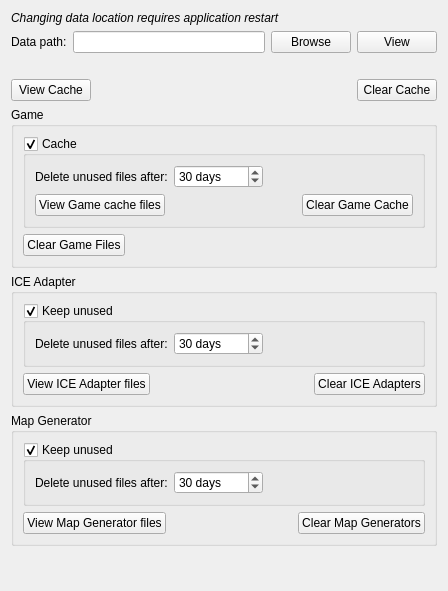
          <widget class="QWidget" name="scrollAreaWidgetContents_4">
           <property name="geometry">
            <rect>
             <x>0</x>
             <y>0</y>
             <width>448</width>
             <height>591</height>
            </rect>
           </property>
           <layout class="QVBoxLayout" name="verticalLayout_20">
            <item>
             <widget class="QLabel" name="label_27">
              <property name="font">
               <font>
                <italic>true</italic>
               </font>
              </property>
              <property name="text">
               <string>Changing data location requires application restart</string>
              </property>
             </widget>
            </item>
            <item>
             <layout class="QHBoxLayout" name="horizontalLayout_17">
              <item>
               <widget class="QLabel" name="label_28">
                <property name="text">
                 <string>Data path:</string>
                </property>
               </widget>
              </item>
              <item>
               <widget class="QLineEdit" name="editDataPath"/>
              </item>
              <item>
               <widget class="QPushButton" name="buttonBrowseDataPath">
                <property name="text">
                 <string>Browse</string>
                </property>
               </widget>
              </item>
              <item>
               <widget class="QPushButton" name="buttonViewDataPath">
                <property name="text">
                 <string>View</string>
                </property>
               </widget>
              </item>
             </layout>
            </item>
            <item>
             <spacer name="horizontalSpacer_21">
              <property name="orientation">
               <enum>Qt::Orientation::Horizontal</enum>
              </property>
              <property name="sizeHint" stdset="0">
               <size>
                <width>40</width>
                <height>20</height>
               </size>
              </property>
             </spacer>
            </item>
            <item>
             <layout class="QHBoxLayout" name="horizontalLayout_16">
              <item>
               <widget class="QPushButton" name="buttonViewCache">
                <property name="text">
                 <string>View Cache</string>
                </property>
               </widget>
              </item>
              <item>
               <spacer name="horizontalSpacer_20">
                <property name="orientation">
                 <enum>Qt::Orientation::Horizontal</enum>
                </property>
                <property name="sizeHint" stdset="0">
                 <size>
                  <width>40</width>
                  <height>20</height>
                 </size>
                </property>
               </spacer>
              </item>
              <item>
               <widget class="QPushButton" name="buttonClearCache">
                <property name="text">
                 <string>Clear Cache</string>
                </property>
               </widget>
              </item>
             </layout>
            </item>
            <item>
             <widget class="QGroupBox" name="groupBox_4">
              <property name="title">
               <string>Game</string>
              </property>
              <layout class="QVBoxLayout" name="verticalLayout_32">
               <item>
                <widget class="QGroupBox" name="gameCacheBox">
                 <property name="title">
                  <string>Cache</string>
                 </property>
                 <property name="checkable">
                  <bool>true</bool>
                 </property>
                 <layout class="QVBoxLayout" name="verticalLayout_21">
                  <item>
                   <layout class="QHBoxLayout" name="gameCache">
                    <item>
                     <widget class="QLabel" name="label_10">
                      <property name="text">
                       <string>Delete unused files after:</string>
                      </property>
                     </widget>
                    </item>
                    <item>
                     <widget class="QSpinBox" name="spinGameCacheAge">
                      <property name="suffix">
                       <string> days</string>
                      </property>
                      <property name="minimum">
                       <number>1</number>
                      </property>
                      <property name="maximum">
                       <number>99999</number>
                      </property>
                      <property name="value">
                       <number>30</number>
                      </property>
                     </widget>
                    </item>
                    <item>
                     <spacer name="horizontalSpacer_4">
                      <property name="orientation">
                       <enum>Qt::Orientation::Horizontal</enum>
                      </property>
                      <property name="sizeHint" stdset="0">
                       <size>
                        <width>40</width>
                        <height>20</height>
                       </size>
                      </property>
                     </spacer>
                    </item>
                   </layout>
                  </item>
                  <item>
                   <layout class="QHBoxLayout" name="horizontalLayout_2">
                    <item>
                     <widget class="QPushButton" name="buttonViewGameCache">
                      <property name="text">
                       <string>View Game cache files</string>
                      </property>
                     </widget>
                    </item>
                    <item>
                     <spacer name="horizontalSpacer_13">
                      <property name="orientation">
                       <enum>Qt::Orientation::Horizontal</enum>
                      </property>
                      <property name="sizeHint" stdset="0">
                       <size>
                        <width>40</width>
                        <height>20</height>
                       </size>
                      </property>
                     </spacer>
                    </item>
                    <item>
                     <widget class="QPushButton" name="buttonClearGameCache">
                      <property name="text">
                       <string>Clear Game Cache</string>
                      </property>
                     </widget>
                    </item>
                   </layout>
                  </item>
                 </layout>
                </widget>
               </item>
               <item>
                <layout class="QHBoxLayout" name="horizontalLayout_15">
                 <item>
                  <widget class="QPushButton" name="buttonClearGameFiles">
                   <property name="text">
                    <string>Clear Game Files</string>
                   </property>
                  </widget>
                 </item>
                 <item>
                  <spacer name="horizontalSpacer_19">
                   <property name="orientation">
                    <enum>Qt::Orientation::Horizontal</enum>
                   </property>
                   <property name="sizeHint" stdset="0">
                    <size>
                     <width>40</width>
                     <height>20</height>
                    </size>
                   </property>
                  </spacer>
                 </item>
                </layout>
               </item>
              </layout>
             </widget>
            </item>
            <item>
             <widget class="QGroupBox" name="groupBox_2">
              <property name="title">
               <string>ICE Adapter</string>
              </property>
              <layout class="QVBoxLayout" name="verticalLayout_34">
               <item>
                <widget class="QGroupBox" name="ICEAdapterCacheBox">
                 <property name="title">
                  <string>Keep unused</string>
                 </property>
                 <property name="checkable">
                  <bool>true</bool>
                 </property>
                 <layout class="QVBoxLayout" name="verticalLayout_22">
                  <item>
                   <layout class="QHBoxLayout" name="ICEAdapterCache">
                    <item>
                     <widget class="QLabel" name="label_11">
                      <property name="text">
                       <string>Delete unused files after:</string>
                      </property>
                     </widget>
                    </item>
                    <item>
                     <widget class="QSpinBox" name="spinIceAdapterAge">
                      <property name="suffix">
                       <string> days</string>
                      </property>
                      <property name="minimum">
                       <number>1</number>
                      </property>
                      <property name="maximum">
                       <number>99999</number>
                      </property>
                      <property name="value">
                       <number>30</number>
                      </property>
                     </widget>
                    </item>
                    <item>
                     <spacer name="horizontalSpacer_5">
                      <property name="orientation">
                       <enum>Qt::Orientation::Horizontal</enum>
                      </property>
                      <property name="sizeHint" stdset="0">
                       <size>
                        <width>40</width>
                        <height>20</height>
                       </size>
                      </property>
                     </spacer>
                    </item>
                   </layout>
                  </item>
                 </layout>
                </widget>
               </item>
               <item>
                <layout class="QHBoxLayout" name="horizontalLayout_4">
                 <item>
                  <widget class="QPushButton" name="buttonViewIceAdapters">
                   <property name="text">
                    <string>View ICE Adapter files</string>
                   </property>
                  </widget>
                 </item>
                 <item>
                  <spacer name="horizontalSpacer_14">
                   <property name="orientation">
                    <enum>Qt::Orientation::Horizontal</enum>
                   </property>
                   <property name="sizeHint" stdset="0">
                    <size>
                     <width>40</width>
                     <height>20</height>
                    </size>
                   </property>
                  </spacer>
                 </item>
                 <item>
                  <widget class="QPushButton" name="buttonClearIceAdapters">
                   <property name="text">
                    <string>Clear ICE Adapters</string>
                   </property>
                  </widget>
                 </item>
                </layout>
               </item>
              </layout>
             </widget>
            </item>
            <item>
             <widget class="QGroupBox" name="groupBox_3">
              <property name="title">
               <string>Map Generator</string>
              </property>
              <layout class="QVBoxLayout" name="verticalLayout_36">
               <item>
                <widget class="QGroupBox" name="mapGeneratorsBox">
                 <property name="title">
                  <string>Keep unused</string>
                 </property>
                 <property name="checkable">
                  <bool>true</bool>
                 </property>
                 <layout class="QVBoxLayout" name="verticalLayout_23">
                  <item>
                   <layout class="QHBoxLayout" name="mapGenerators">
                    <item>
                     <widget class="QLabel" name="label_12">
                      <property name="text">
                       <string>Delete unused files after:</string>
                      </property>
                     </widget>
                    </item>
                    <item>
                     <widget class="QSpinBox" name="spinMapGenAge">
                      <property name="suffix">
                       <string> days</string>
                      </property>
                      <property name="minimum">
                       <number>1</number>
                      </property>
                      <property name="maximum">
                       <number>99999</number>
                      </property>
                      <property name="value">
                       <number>30</number>
                      </property>
                     </widget>
                    </item>
                    <item>
                     <spacer name="horizontalSpacer_6">
                      <property name="orientation">
                       <enum>Qt::Orientation::Horizontal</enum>
                      </property>
                      <property name="sizeHint" stdset="0">
                       <size>
                        <width>40</width>
                        <height>20</height>
                       </size>
                      </property>
                     </spacer>
                    </item>
                   </layout>
                  </item>
                 </layout>
                </widget>
               </item>
               <item>
                <layout class="QHBoxLayout" name="horizontalLayout_5">
                 <item>
                  <widget class="QPushButton" name="buttonViewMapGenerators">
                   <property name="text">
                    <string>View Map Generator files</string>
                   </property>
                  </widget>
                 </item>
                 <item>
                  <spacer name="horizontalSpacer_15">
                   <property name="orientation">
                    <enum>Qt::Orientation::Horizontal</enum>
                   </property>
                   <property name="sizeHint" stdset="0">
                    <size>
                     <width>40</width>
                     <height>20</height>
                    </size>
                   </property>
                  </spacer>
                 </item>
                 <item>
                  <widget class="QPushButton" name="buttonClearMapGenerators">
                   <property name="text">
                    <string>Clear Map Generators</string>
                   </property>
                  </widget>
                 </item>
                </layout>
               </item>
              </layout>
             </widget>
            </item>
            <item>
             <spacer name="verticalSpacer_2">
              <property name="orientation">
               <enum>Qt::Orientation::Vertical</enum>
              </property>
              <property name="sizeHint" stdset="0">
               <size>
                <width>20</width>
                <height>40</height>
               </size>
              </property>
             </spacer>
            </item>
           </layout>
          </widget>
